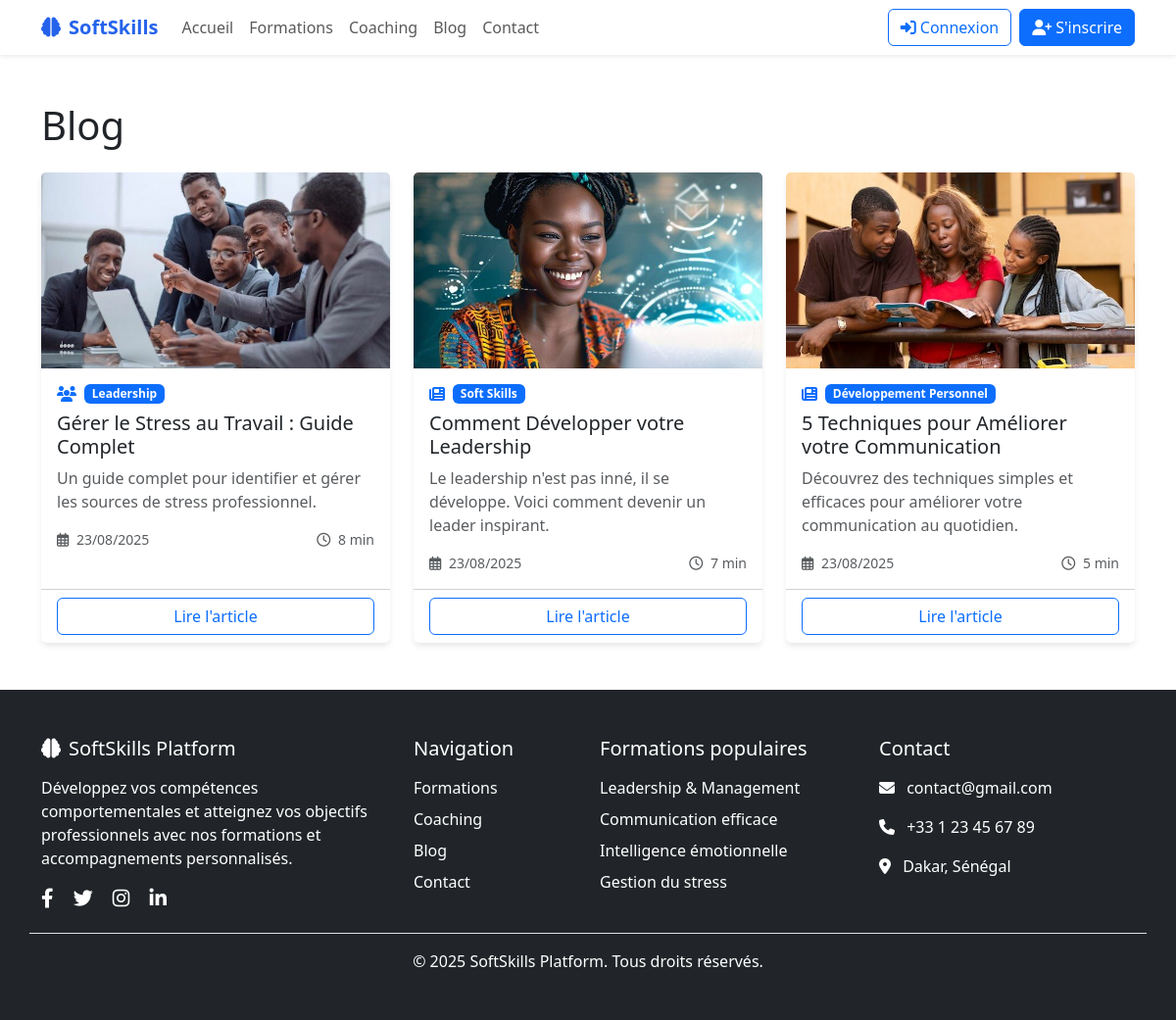
Screenshot of /blog/ with the database file from the repository.
### blog/models.py (models this page shows, shortened)
class BlogPost(models.Model):
    STATUS_CHOICES = [
        ('draft', 'Brouillon'),
        ('published', 'Publié'),
        ('archived', 'Archivé'),
    ]
    title = models.CharField(_('titre'), max_length=200)
    slug = models.SlugField(_('slug'), max_length=200, unique=True)
    excerpt = models.TextField(_('extrait'), max_length=300, blank=True)
    content = models.TextField(_('contenu'))
    author = models.ForeignKey(
        'users.CustomUser',
        on_delete=models.CASCADE,
        related_name='blog_posts',
        verbose_name=_('auteur')
    )
    category = models.ForeignKey(
        BlogCategory,
        on_delete=models.CASCADE,
        related_name='posts',
        verbose_name=_('catégorie')
    )
    meta_description = models.CharField(_('description meta'), max_length=160, blank=True)
    meta_keywords = models.CharField(_('mots-clés meta'), max_length=200, blank=True)
    featured_image = models.ImageField(
        _('image à la une'),
        upload_to='blog_images/',
        blank=True,
        null=True
    )
    status = models.CharField(
        _('statut'),
        max_length=20,
        choices=STATUS_CHOICES,
        default='draft'
    )
    is_featured = models.BooleanField(_('mis en avant'), default=False)
    allow_comments = models.BooleanField(_('autoriser les commentaires'), default=True)
    view_count = models.PositiveIntegerField(_('nombre de vues'), default=0)
    read_time_minutes = models.PositiveIntegerField(_('temps de lecture en minutes'), default=5)
    created_at = models.DateTimeField(_('créé le'), auto_now_add=True)
    updated_at = models.DateTimeField(_('modifié le'), auto_now=True)
    published_at = models.DateTimeField(_('publié le'), null=True, blank=True)
    class Meta:
        verbose_name = _('article')
        verbose_name_plural = _('articles')
        ordering = ['-published_at', '-created_at']

class BlogCategory(models.Model):
    name = models.CharField(_('nom'), max_length=100, unique=True)
    slug = models.SlugField(_('slug'), max_length=100, unique=True)
    description = models.TextField(_('description'), blank=True)
    color = models.CharField(_('couleur'), max_length=7, default='#007bff')
    is_active = models.BooleanField(_('actif'), default=True)
    created_at = models.DateTimeField(_('créé le'), auto_now_add=True)
    class Meta:
        verbose_name = _('catégorie blog')
        verbose_name_plural = _('catégories blog')
        ordering = ['name']

### blog/views.py (the view)
# urls.py: path('', views.post_list, name='post_list'),
def post_list(request):
    posts = BlogPost.objects.filter(status='published').order_by('-published_at')
    return render(request, 'blog/post_list.html', {'posts': posts})

### templates/blog/post_list.html (shortened to what this page needs)
{% extends 'base.html' %}
{% block content %}
<div class="container py-5">
    <h1 class="mb-4">Blog</h1>
    <div class="row g-4">
        {% for post in posts %}
        <div class="col-lg-4 col-md-6">
            <div class="card h-100">
                {% if post.featured_image %}
                    <img src="{{ post.featured_image.url }}" class="card-img-top" alt="{{ post.title }}" style="height: 200px; object-fit: cover;">
                {% elif post.category.name == 'Leadership' %}
                    <img src="/media/img/leadership.jpg" class="card-img-top" alt="{{ post.title }}" style="height: 200px; object-fit: cover;">
                {% elif post.category.name == 'Soft Skills' %}
                    <img src="/media/img/creativité-innovation.jpg" class="card-img-top" alt="{{ post.title }}" style="height: 200px; object-fit: cover;">
                {% elif post.category.name == 'Développement Personnel' %}
                    <img src="/media/img/devp.jpg" class="card-img-top" alt="{{ post.title }}" style="height: 200px; object-fit: cover;">
                {% else %}
                    <div class="card-img-top bg-secondary d-flex align-items-center justify-content-center" style="height: 200px;">
                        <i class="fas fa-image text-white" style="font-size: 3rem;"></i>
                    </div>
                {% endif %}
                <div class="card-body">
                    <div class="d-flex align-items-center mb-2">
                        {% if post.category.name == 'Développement personnel' %}
                            <i class="fas fa-user-tie me-2 text-primary"></i>
                        {% elif post.category.name == 'Communication' %}
                            <i class="fas fa-comments me-2 text-primary"></i>
                        {% elif post.category.name == 'Leadership' %}
                            <i class="fas fa-users me-2 text-primary"></i>
                        {% elif post.category.name == 'Gestion du temps' %}
                            <i class="fas fa-clock me-2 text-primary"></i>
                        {% elif post.category.name == 'Gestion du stress' %}
                            <i class="fas fa-heartbeat me-2 text-primary"></i>
                        {% elif post.category.name == 'Créativité' %}
                            <i class="fas fa-lightbulb me-2 text-primary"></i>
                        {% elif post.category.name == 'Intelligence émotionnelle' %}
                            <i class="fas fa-smile me-2 text-primary"></i>
                        {% elif post.category.name == 'Travail d\'équipe' %}
                            <i class="fas fa-users-cog me-2 text-primary"></i>
                        {% elif post.category.name == 'Négociation' %}
                            <i class="fas fa-handshake me-2 text-primary"></i>
                        {% elif post.category.name == 'Résolution de problèmes' %}
                            <i class="fas fa-puzzle-piece me-2 text-primary"></i>
                        {% else %}
                            <i class="fas fa-newspaper me-2 text-primary"></i>
                        {% endif %}
                        <span class="badge bg-primary">{{ post.category.name }}</span>
                    </div>
                    <h5 class="card-title">{{ post.title }}</h5>
                    <p class="card-text text-muted">{{ post.excerpt|truncatewords:15 }}</p>
                    <div class="d-flex justify-content-between align-items-center">
                        <small class="text-muted"><i class="far fa-calendar-alt me-1"></i> {{ post.published_at|date:"d/m/Y" }}</small>
                        <small class="text-muted"><i class="far fa-clock me-1"></i> {{ post.read_time_minutes }} min</small>
                    </div>
                </div>
                <div class="card-footer bg-transparent">
                    <a href="{% url 'blog:post_detail' post.slug %}" class="btn btn-outline-primary w-100">
                        Lire l'article
                    </a>
                </div>
            </div>
        </div>
        {% empty %}
        <div class="col-12 text-center">
            <p class="text-muted">Aucun article disponible pour le moment.</p>
        </div>
        {% endfor %}
    </div>
</div>
{% endblock %}

### templates/base.html (shortened to what this page needs)
<!DOCTYPE html>
<html lang="fr">
<head>
    <link href="https://cdn.jsdelivr.net/npm/bootstrap@5.3.0/dist/css/bootstrap.min.css" rel="stylesheet">
    <link rel="stylesheet" href="https://cdnjs.cloudflare.com/ajax/libs/font-awesome/6.4.0/css/all.min.css">
</head>
<body>
    <nav class="navbar navbar-expand-lg navbar-light bg-white shadow-sm">
        <div class="container">
            <a class="navbar-brand" href="{% url 'courses:home' %}">
                <i class="fas fa-brain me-2"></i>SoftSkills
            </a>
            <div class="collapse navbar-collapse" id="navbarNav">
                <ul class="navbar-nav me-auto">
                    <li class="nav-item">
                        <a class="nav-link" href="{% url 'courses:home' %}">Accueil</a>
                    </li>
                    <li class="nav-item">
                        <a class="nav-link" href="{% url 'courses:course_list' %}">Formations</a>
                    </li>
                    <li class="nav-item">
                        <a class="nav-link" href="{% url 'coaching:coach_list' %}">Coaching</a>
                    </li>
                    <li class="nav-item">
                        <a class="nav-link" href="{% url 'blog:post_list' %}">Blog</a>
                    </li>
                    <li class="nav-item">
                        <a class="nav-link" href="{% url 'contact:contact' %}">Contact</a>
                    </li>
                </ul>
                <ul class="navbar-nav">
                    {% if user.is_authenticated %}
                        <li class="nav-item dropdown">
                            <a class="nav-link dropdown-toggle d-flex align-items-center" href="#" id="userDropdown" role="button" data-bs-toggle="dropdown" aria-expanded="false">
                                {% if user.profile_picture %}
                                    <img src="{{ user.profile_picture.url }}" alt="Photo de profil" class="profile-img me-2">
                                {% else %}
                                    <i class="fas fa-user-circle me-2"></i>
                                {% endif %}
                                {{ user.first_name|default:user.email|truncatechars:15 }}
                            </a>
                            <ul class="dropdown-menu dropdown-menu-end" aria-labelledby="userDropdown">
                                <li><a class="dropdown-item" href="{% url 'users:profile' %}"><i class="fas fa-user me-2"></i>Mon Profil</a></li>
                                <li><a class="dropdown-item" href="{% url 'courses:my_courses' %}"><i class="fas fa-book me-2"></i>Mes Formations</a></li>
                                <li><hr class="dropdown-divider"></li>
                                <li>
                                    <form method="post" action="{% url 'account_logout' %}" class="d-inline">
                                        {% csrf_token %}
                                        <button type="submit" class="dropdown-item text-danger"><i class="fas fa-sign-out-alt me-2"></i>Déconnexion</button>
                                    </form>
                                </li>
                            </ul>
                        </li>
                    {% else %}
                        <li class="nav-item me-2">
                            <a class="btn btn-outline-primary" href="{% url 'account_login' %}">
                                <i class="fas fa-sign-in-alt me-1"></i>Connexion
                            </a>
                        </li>
                        <li class="nav-item">
                            <a class="btn btn-primary" href="{% url 'account_signup' %}">
                                <i class="fas fa-user-plus me-1"></i>S'inscrire
                            </a>
                        </li>
                    {% endif %}
                </ul>
            </div>
        </div>
    </nav>
    <main>
        {% block content %}{% endblock %}
    </main>
    <footer class="bg-dark text-white py-5">
        <div class="container">
            <div class="row g-4">
                <div class="col-md-4">
                    <h5 class="mb-3"><i class="fas fa-brain me-2"></i>SoftSkills Platform</h5>
                    <p>Développez vos compétences comportementales et atteignez vos objectifs professionnels avec nos formations et accompagnements personnalisés.</p>
                    <div class="mt-3">
                        <a href="#" class="text-white me-3" aria-label="Facebook"><i class="fab fa-facebook-f fa-lg"></i></a>
                        <a href="#" class="text-white me-3" aria-label="Twitter"><i class="fab fa-twitter fa-lg"></i></a>
                        <a href="#" class="text-white me-3" aria-label="Instagram"><i class="fab fa-instagram fa-lg"></i></a>
                        <a href="#" class="text-white" aria-label="LinkedIn"><i class="fab fa-linkedin-in fa-lg"></i></a>
                    </div>
                </div>
                <div class="col-md-2">
                    <h5 class="mb-3">Navigation</h5>
                    <ul class="list-unstyled">
                        <li class="mb-2"><a href="{% url 'courses:course_list' %}" class="text-white text-decoration-none">Formations</a></li>
                        <li class="mb-2"><a href="{% url 'coaching:coach_list' %}" class="text-white text-decoration-none">Coaching</a></li>
                        <li class="mb-2"><a href="{% url 'blog:post_list' %}" class="text-white text-decoration-none">Blog</a></li>
                        <li><a href="#" class="text-white text-decoration-none">Contact</a></li>
                    </ul>
                </div>
                <div class="col-md-3">
                    <h5 class="mb-3">Formations populaires</h5>
                    <ul class="list-unstyled">
                        <li class="mb-2">Leadership & Management</li>
                        <li class="mb-2">Communication efficace</li>
                        <li class="mb-2">Intelligence émotionnelle</li>
                        <li>Gestion du stress</li>
                    </ul>
                </div>
                <div class="col-md-3">
                    <h5 class="mb-3">Contact</h5>
                    <ul class="list-unstyled">
                        <li class="mb-3">
                            <i class="fas fa-envelope me-2"></i>
                            <a href="mailto:contact@gmail.com" class="text-white text-decoration-none">contact@gmail.com</a>
                        </li>
                        <li class="mb-3">
                            <i class="fas fa-phone me-2"></i>
                            <a href="tel:+33123456789" class="text-white text-decoration-none">+33 1 23 45 67 89</a>
                        </li>
                        <li>
                            <i class="fas fa-map-marker-alt me-2"></i>
                            <span>Dakar, Sénégal</span>
                        </li>
                    </ul>
                </div>
            </div>
            <div class="row mt-4 pt-3 border-top">
                <div class="col-12 text-center">
                    <p class="mb-0">&copy; 2025 SoftSkills Platform. Tous droits réservés.</p>
                </div>
            </div>
        </div>
    </footer>
</body>
</html>

### templates/base.html (style rules this page uses)
:root { --primary-color: #2563eb; --secondary-color: #10b981; --accent-color: #f59e0b; }
.navbar-brand { font-weight: 700; color: var(--primary-color) !important; }
.card { border: none; box-shadow: 0 4px 6px -1px rgba(0, 0, 0, 0.1); transition: transform 0.2s ease-in-out; }

### rows the page displays
BlogPost: category.name "Leadership", title "Gérer le Stress au Travail : Guide Complet", excerpt "Un guide complet pour identifier et gérer les sources de stress professionnel.", published_at "23/08/2025", read_time_minutes "8"
BlogPost: category.name "Soft Skills", title "Comment Développer votre Leadership", excerpt "Le leadership n'est pas inné, il se développe. Voici comment devenir un leader inspirant.", published_at "23/08/2025", read_time_minutes "7"
BlogPost: category.name "Développement Personnel", title "5 Techniques pour Améliorer votre Communication", excerpt "Découvrez des techniques simples et efficaces pour améliorer votre communication au quotidien.", published_at "23/08/2025", read_time_minutes "5"
